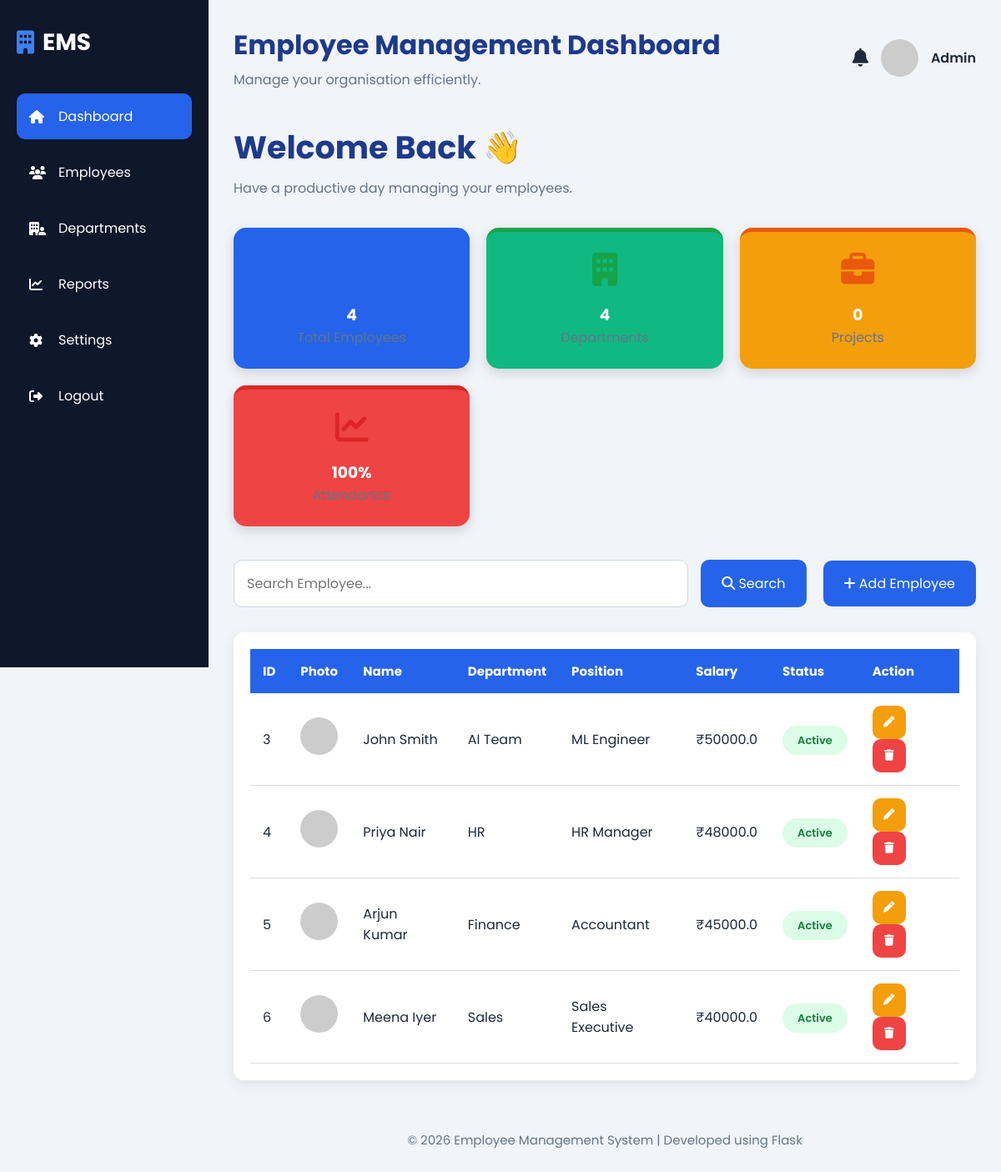
The page / on the database its author committed.
### tables this page shows
CREATE TABLE employees (
        id INTEGER PRIMARY KEY AUTOINCREMENT,
        name TEXT NOT NULL,
        department TEXT NOT NULL,
        position TEXT NOT NULL,
        salary REAL NOT NULL,
        status TEXT NOT NULL
    );

### app.py (the view)
@app.route("/")
def dashboard():
    search = request.args.get("search", "")
    conn = get_db_connection()
    if search:
        employees = conn.execute("""
            SELECT * FROM employees
            WHERE
                name LIKE ?
                OR department LIKE ?
                OR position LIKE ?
            ORDER BY id
        """, (
            f"%{search}%",
            f"%{search}%",
            f"%{search}%"
        )).fetchall()
    else:
        employees = conn.execute(
            "SELECT * FROM employees ORDER BY id"
        ).fetchall()
    total_employees = conn.execute(
        "SELECT COUNT(*) FROM employees"
    ).fetchone()[0]
    total_departments = conn.execute(
        "SELECT COUNT(DISTINCT department) FROM employees"
    ).fetchone()[0]
    total_projects = 0
    attendance = 100
    conn.close()
    return render_template(
        "dashboard.html",
        employees=employees,
        search=search,
        total_employees=total_employees,
        total_departments=total_departments,
        total_projects=total_projects,
        attendance=attendance
    )

### app.py (called while the page is built)
def get_db_connection():
    conn = sqlite3.connect("employees.db")
    conn.row_factory = sqlite3.Row
    return conn

### templates/dashboard.html (shortened to what this page needs)
{% extends "base.html" %}
{% block content %}
<div class="dashboard">
    <aside class="sidebar">
        <div class="logo">
            <i class="fa-solid fa-building"></i>
            <h2>EMS</h2>
        </div>
        <ul class="menu">
            <li class="active">
                <a href="/" style="text-decoration:none;color:inherit;display:flex;align-items:center;gap:10px;">
                    <i class="fa-solid fa-house"></i>
                    <span>Dashboard</span>
                </a>
            </li>
            <li>
                <a href="/employees" style="text-decoration:none;color:inherit;display:flex;align-items:center;gap:10px;">
                    <i class="fa-solid fa-users"></i>
                    <span>Employees</span>
                </a>
            </li>
            <li>
                <a href="/departments" style="text-decoration:none;color:inherit;display:flex;align-items:center;gap:10px;">
                    <i class="fa-solid fa-building-user"></i>
                    <span>Departments</span>
                </a>
            </li>
            <li>
                <a href="/reports" style="text-decoration:none;color:inherit;display:flex;align-items:center;gap:10px;">
                    <i class="fa-solid fa-chart-line"></i>
                    <span>Reports</span>
                </a>
            </li>
            <li>
                <a href="/settings" style="text-decoration:none;color:inherit;display:flex;align-items:center;gap:10px;">
                    <i class="fa-solid fa-gear"></i>
                    <span>Settings</span>
                </a>
            </li>
            <li>
                <a href="/logout" style="text-decoration:none;color:inherit;display:flex;align-items:center;gap:10px;">
                    <i class="fa-solid fa-right-from-bracket"></i>
                    <span>Logout</span>
                </a>
            </li>
        </ul>
    </aside>
    <main class="main-content">
        <header class="topbar">
            <div>
                <h1>Employee Management Dashboard</h1>
                <p>Manage your organisation efficiently.</p>
            </div>
            <div class="profile">
                <i class="fa-solid fa-bell"></i>
                <img src="https://ui-avatars.com/api/?name=Admin&background=2563eb&color=fff">
                <span>Admin</span>
            </div>
        </header>
        <section class="welcome">
            <h2>Welcome Back 👋</h2>
            <p>Have a productive day managing your employees.</p>
        </section>
        <section class="cards">
            <div class="card blue">
                <i class="fa-solid fa-users"></i>
                <h3>{{ total_employees }}</h3>
                <p>Total Employees</p>
            </div>
            <div class="card green">
                <i class="fa-solid fa-building"></i>
                <h3>{{ total_departments }}</h3>
                <p>Departments</p>
            </div>
            <div class="card orange">
                <i class="fa-solid fa-briefcase"></i>
                <h3>{{ total_projects }}</h3>
                <p>Projects</p>
            </div>
            <div class="card red">
                <i class="fa-solid fa-chart-line"></i>
                <h3>{{ attendance }}%</h3>
                <p>Attendance</p>
            </div>
        </section>
        <section class="toolbar">
            <form method="GET" action="/" style="display:flex;gap:15px;flex:1;">
                <input
                    type="text"
                    name="search"
                    placeholder="Search Employee..."
                    value="{{ search }}">
                <button type="submit">
                    <i class="fa-solid fa-magnifying-glass"></i>
                    Search
                </button>
            </form>
            <a href="/add" style="text-decoration:none;">
                <button type="button">
                    <i class="fa-solid fa-plus"></i>
                    Add Employee
                </button>
            </a>
        </section>
        <div class="table-section">
            <table>
                <thead>
                    <tr>
                        <th>ID</th>
                        <th>Photo</th>
                        <th>Name</th>
                        <th>Department</th>
                        <th>Position</th>
                        <th>Salary</th>
                        <th>Status</th>
                        <th>Action</th>
                    </tr>
                </thead>
                <tbody>
                {% if employees %}
                    {% for employee in employees %}
                    <tr>
                        <td>{{ employee["id"] }}</td>
                        <td>
                            <img src="https://ui-avatars.com/api/?name={{ employee['name']|replace(' ','+') }}&background=2563eb&color=fff">
                        </td>
                        <td>{{ employee["name"] }}</td>
                        <td>{{ employee["department"] }}</td>
                        <td>{{ employee["position"] }}</td>
                        <td>₹{{ employee["salary"] }}</td>
                        <td>
                            <span class="status {% if employee['status']=='Active' %}active{% else %}inactive{% endif %}">
                                {{ employee["status"] }}
                            </span>
                        </td>
                        <td>
                            <a href="/edit/{{ employee['id'] }}">
                                <button class="edit">
                                    <i class="fa-solid fa-pen"></i>
                                </button>
                            </a>
                            <a href="/delete/{{ employee['id'] }}"
                               onclick="return confirm('Are you sure you want to delete this employee?');">
                                <button class="delete">
                                    <i class="fa-solid fa-trash"></i>
                                </button>
                            </a>
                        </td>
                    </tr>
                    {% endfor %}
                {% else %}
                    <tr>
                        <td colspan="8" style="text-align:center;padding:30px;">
                            <strong>No employees found.</strong>
                        </td>
                    </tr>
                {% endif %}
                </tbody>
            </table>
        </div>
        <footer>
            © 2026 Employee Management System | Developed using Flask
        </footer>
    </main>
</div>
{% endblock %}

### templates/base.html (shortened to what this page needs)
<!DOCTYPE html>
<html lang="en">
<head>
    <link rel="stylesheet" href="{{ url_for('static', filename='css/style.css') }}">
    <link rel="stylesheet"
    href="https://cdnjs.cloudflare.com/ajax/libs/font-awesome/6.5.2/css/all.min.css">
</head>
<body>
{% block content %}
{% endblock %}
</body>
</html>

### static/css/style.css (style rules this page uses)
* { margin:0; padding:0; box-sizing:border-box; font-family:'Poppins',sans-serif; }
body { background:#f1f5f9; color:#1e293b; }
.dashboard { display:flex; }
.sidebar { width:250px; height:100vh; background:#0f172a; position:fixed; left:0; top:0; color:white; padding:30px 20px; }
.logo { display:flex; align-items:center; gap:10px; margin-bottom:40px; }
.logo i { font-size:28px; color:#3b82f6; }
.logo h2 { font-size:28px; }
.menu { list-style:none; }
.menu li { display:flex; align-items:center; gap:15px; padding:15px; margin-bottom:12px; border-radius:10px; cursor:pointer; transition:0.3s; }
.menu li i { width:25px; }
.menu .active { background:#2563eb; }
.main-content { margin-left:250px; width:calc(100% - 250px); padding:30px; }
.topbar { display:flex; justify-content:space-between; align-items:center; margin-bottom:40px; }
.topbar h1 { font-size:32px; color:#1e3a8a; }
.topbar p { margin-top:5px; color:#64748b; }
.profile { display:flex; align-items:center; gap:15px; }
.profile img { width:45px; height:45px; border-radius:50%; }
.profile i { font-size:22px; cursor:pointer; }
.profile span { font-weight:600; }
.welcome { margin-bottom:35px; }
.welcome h2 { font-size:38px; color:#1e3a8a; }
.welcome p { margin-top:8px; color:#64748b; }
.cards { display:grid; grid-template-columns:repeat(auto-fit,minmax(220px,1fr)); gap:25px; margin-bottom:40px; }
.card { background:white; border-radius:18px; padding:30px; box-shadow:0 10px 25px rgba(0,0,0,.08); transition:.3s; text-align:center; }
.card i { font-size:40px; margin-bottom:20px; }
.card p { color:#64748b; }
.blue { border-top:5px solid #2563eb; }
.green { border-top:5px solid #16a34a; }
.orange { border-top:5px solid #ea580c; }
.red { border-top:5px solid #dc2626; }
.blue i { color:#2563eb; }
.green i { color:#16a34a; }
.orange i { color:#ea580c; }
.red i { color:#dc2626; }
.toolbar { display:flex; justify-content:space-between; align-items:center; gap:20px; margin-bottom:30px; }
.toolbar input { flex:1; padding:15px; border:1px solid #cbd5e1; border-radius:10px; font-size:16px; outline:none; }
.toolbar button { background:#2563eb; color:white; border:none; padding:15px 25px; border-radius:10px; font-size:16px; cursor:pointer; transition:.3s; }
.table-section { background:#ffffff; padding:25px; border-radius:18px; box-shadow:0 10px 25px rgba(0,0,0,0.08); overflow-x:auto; }
table { width:100%; border-collapse:collapse; }
table thead { background:#2563eb; color:white; }
table th { padding:18px; text-align:left; font-size:15px; }
table td { padding:18px; border-bottom:1px solid #e5e7eb; vertical-align:middle; }
table tbody tr { transition:0.3s; }
table img { width:45px; height:45px; border-radius:50%; object-fit:cover; }
.status { padding:8px 18px; border-radius:25px; font-size:13px; font-weight:600; }
.status.active { background:#dcfce7; color:#15803d; }
.edit, .delete { width:40px; height:40px; border:none; border-radius:10px; color:white; cursor:pointer; transition:.3s; }
.edit { background:#f59e0b; margin-right:8px; }
.delete { background:#ef4444; }
footer { margin-top:40px; text-align:center; color:#64748b; padding:20px; font-size:15px; }
.card, .table-section, .toolbar { animation:fadeIn .8s ease; }
.table-section { background:#fff; padding:20px; border-radius:12px; box-shadow:0 5px 15px rgba(0,0,0,.08); }
table th { background:#2563eb; color:white; padding:15px; }
table td { padding:15px; border-bottom:1px solid #ddd; }
.cards { display:grid; grid-template-columns:repeat(auto-fit,minmax(220px,1fr)); gap:20px; }
.card { color:white; padding:25px; border-radius:15px; text-align:center; box-shadow:0 5px 15px rgba(0,0,0,.15); }
.blue { background:#2563eb; }
.green { background:#10b981; }
.orange { background:#f59e0b; }
.red { background:#ef4444; }

### rows shown on the page
employees: id "3", name "John Smith", department "AI Team", position "ML Engineer", salary "50000.0", status "Active"
employees: id "4", name "Priya Nair", department "HR", position "HR Manager", salary "48000.0", status "Active"
employees: id "5", name "Arjun Kumar", department "Finance", position "Accountant", salary "45000.0", status "Active"
employees: id "6", name "Meena Iyer", department "Sales", position "Sales Executive", salary "40000.0", status "Active"

### other values the page prints
{{ total_employees }} "4"
{{ total_departments }} "4"
{{ total_projects }} "0"
{{ attendance }} "100"
